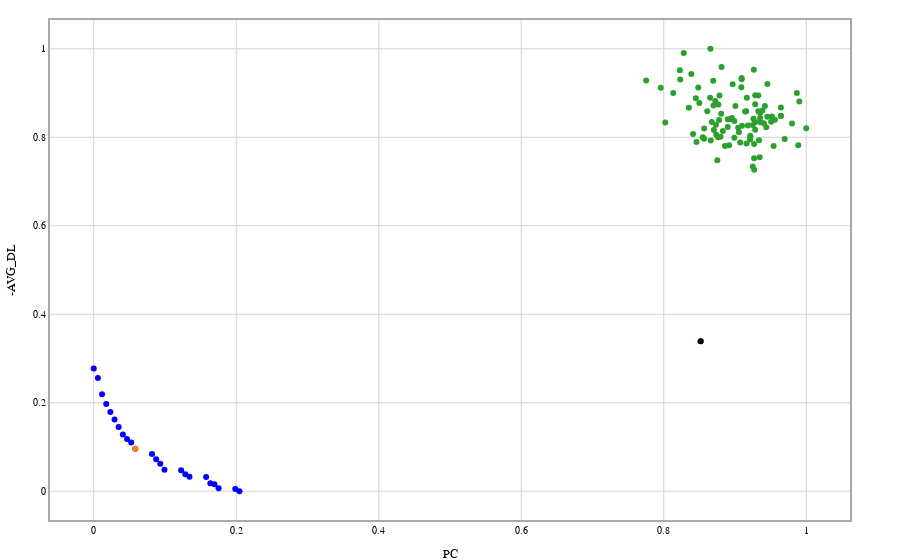
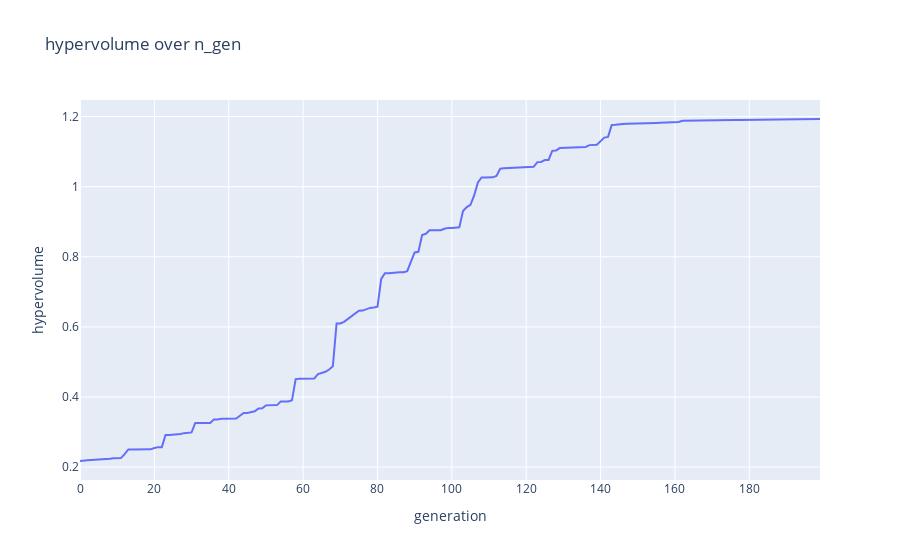

The notebook cell these images were saved under, in order:
### Code cell
fig0 = go.Figure()
fig0.update_layout(
    xaxis_title="PC",
    yaxis_title="-AVG_DL",
    template=template_one_diagram,
    showlegend=False
    )
asf_selection_point = (1,2)

##### add paretofronts of all configs
for index, pareto_front in enumerate(pareto_fronts):

    fig0.add_trace(
        go.Scatter(
            x=np.array(paretor_fronts_normalized[index])[:,0],
            y=np.array(paretor_fronts_normalized[index])[:,1],
            mode='markers',
            line={"color": evo_color},
            name=config_names[index],
            )
        )
    
    i_2 = asf_select(np.array(pareto_front))
  
    fig0.add_trace(
    go.Scatter(
        x=np.array(paretor_fronts_normalized[index][i_2][0]),
        y=np.array(paretor_fronts_normalized[index][i_2][1]),
        mode='markers',
        name= "asf selection",
        # opacity= 0.5,
        # marker=dict(size=10)
        )
    )
    asf_selection_point= ( paretor_fronts_normalized[index][i_2][0], paretor_fronts_normalized[index][i_2][1])

##### add rssi sampling population

fig0.add_trace(
     go.Scatter(
        x=sampling_pop_objecitve_space_normalized[:,0],
        y=sampling_pop_objecitve_space_normalized[:,1],
        mode='markers',
        # line={"color": greedy_color},
        name= "greedy_sampling_pop",
        )
    )
#### add hamming_distance sampling pop
# fig0.add_trace(
#      go.Scatter(
#         x=hamming_distance_sampling_pop_objecitve_space_normalized[:,0],
#         y=hamming_distance_sampling_pop_objecitve_space_normalized[:,1],
#         mode='markers',
#         # line={"color": greedy_color},
#         name= "hamming_distance_sampling_pop",
#         )
#     )
###### highlight greedy assignment activation profile

fig0.add_trace(
    go.Scatter(
        x=np.array(sampling_pop_objecitve_space_normalized[-1][0]),
        y=np.array(sampling_pop_objecitve_space_normalized[-1][1]),
        mode='markers',
        name= "greedy_assignment_profile",
        line={"color": greedy_color},
        )
    )
# i = asf_select(sampling_pop_objecitve_space)

# fig0.add_trace(
#     go.Scatter(
#         x=[sampling_pop_objecitve_space_normalized[i][0],sampling_pop_objecitve_space_normalized[i][0], asf_selection_point[0], asf_selection_point[0]],
#         y=[sampling_pop_objecitve_space_normalized[i][1], asf_selection_point[1], asf_selection_point[1], sampling_pop_objecitve_space_normalized[i][1]],
#         fill="toself",
#         mode="lines+text",
#         line_width=0,
#     )
# )

# volume = (asf_selection_point[0]-sampling_pop_objecitve_space_normalized[i][0])*(asf_selection_point[1]-sampling_pop_objecitve_space_normalized[i][1])

# fig0.add_annotation(
#     x=0.6, y=0.6, text=round(volume,4),
#     showarrow=False,
#     font=dict(
#             size=16,
#             ),
#     )

fig2 = go.Figure()
fig2.update_layout(
    title="hypervolume over n_gen",
    xaxis_title="generation",
    yaxis_title="hypervolume")

for index, hyper_volume_history in enumerate(hyper_volume_histories):
    fig2.add_trace(
        go.Scatter(
            x=list(range(0, len(hyper_volume_history))),
            y=hyper_volume_history,
            mode='lines',
            name=config_names[index],
            ))


# fig1.show()
fig0.show()
fig0.write_image(f"./diagrams/paretofront_{network_name}.pdf")
# fig0.write_image(f"./diagrams/{network_name}_static_opt_example.pdf")
remove_blank_page("./diagrams/")
fig2.show()

### Figure 1 — Plotly figure (JSON) as saved in the notebook; plotly's stock layout.template omitted (floating-point values rounded to 4 significant figures)
{"data": [{"line": {"color": "blue"}, "mode": "markers", "name": "static", "type": "scatter", "x": [0, 0.1636, 0.05835, 0.04668, 0.1987, 0.1343, 0.01167, 0.1578, 0.09343, 0.1753, 0.005835, 0.09926, 0.08176, 0.2045, 0.05251, 0.1285, 0.1694, 0.1227, 0.04084, 0.02334, 0.0175, 0.03501, 0.08759, 0.02917], "y": [0.2774, 0.01824, 0.09591, 0.1179, 0.004997, 0.03259, 0.2194, 0.03209, 0.06208, 0.006687, 0.2559, 0.04877, 0.08416, 0, 0.1101, 0.03866, 0.01609, 0.04751, 0.1283, 0.1794, 0.1973, 0.1452, 0.07234, 0.1622]}, {"mode": "markers", "name": "asf selection", "type": "scatter", "x": [0.05835], "y": [0.09591]}, {"mode": "markers", "name": "greedy_sampling_pop", "type": "scatter", "x": [0.8762, 0.8811, 0.9269, 0.9902, 0.9888, 0.9157, 0.8933, 0.8733, 0.8231, 0.8548, 0.9215, 0.8674, 0.7754, 0.9093, 0.9327, 0.8918, 0.9405, 0.9327, 1, 0.9439, 0.9249, 0.866, 0.8898, 0.9098, 0.8777, 0.9054, 0.8499, 0.9518, 0.9644, 0.7958, 0.9045, 0.9074, 0.9162, 0.9508, 0.9644, 0.9167, 0.8567, 0.8752, 0.8353, 0.846, 0.9283, 0.845, 0.925, 0.8991, 0.9283, 0.8738, 0.8723, 0.886, 0.8796, 0.9542, 0.8782, 0.865, 0.9454, 0.8991, 0.9352, 0.9357, 0.8898, 0.8967, 0.9386, 0.9142, 0.8767, 0.8694, 0.9698, 0.9006, 0.942, 0.828, 0.9089, 0.9264, 0.8226, 0.8133, 0.9283, 0.883, 0.8611, 0.921, 0.9644, 0.8021, 0.9347, 0.8411, 0.9283, 0.8567, 0.98, 0.9215, 0.9259, 0.8484, 0.9269, 0.9093, 0.9352, 0.9454, 0.9561, 0.8957, 0.9269, 0.9337, 0.8699, 0.9868, 0.9181, 0.8704, 0.8655, 0.8806, 0.8387, 0.8518], "y": [0.8002, 0.9588, 0.7845, 0.8806, 0.7821, 0.859, 0.8408, 0.8285, 0.9307, 0.8003, 0.8034, 0.8345, 0.9282, 0.9337, 0.8944, 0.7819, 0.8319, 0.859, 0.8205, 0.8223, 0.8277, 0.7927, 0.8404, 0.8259, 0.8392, 0.8111, 0.8774, 0.8471, 0.8487, 0.9121, 0.8213, 0.7882, 0.7858, 0.8348, 0.8675, 0.8891, 0.8197, 0.7478, 0.8667, 0.7895, 0.8747, 0.8884, 0.7339, 0.8365, 0.8169, 0.8058, 0.8819, 0.78, 0.801, 0.7804, 0.8943, 0.8894, 0.8463, 0.7991, 0.8546, 0.8338, 0.8232, 0.9199, 0.8605, 0.858, 0.8742, 0.9274, 0.7962, 0.8706, 0.8708, 0.9906, 0.9128, 0.9526, 0.9514, 0.8998, 0.8343, 0.814, 0.8586, 0.795, 0.8483, 0.8331, 0.7545, 0.8072, 0.8952, 0.7965, 0.8313, 0.8023, 0.8415, 0.9126, 0.7265, 0.9313, 0.8435, 0.9202, 0.8393, 0.8436, 0.7526, 0.7932, 0.8718, 0.9, 0.8264, 0.8162, 1, 0.8529, 0.9431, 0.3392]}, {"line": {"color": "black"}, "mode": "markers", "name": "greedy_assignment_profile", "type": "scatter", "x": [0.8518], "y": [0.3392]}], "layout": {"showlegend": false, "xaxis": {"title": {"text": "PC"}}, "yaxis": {"title": {"text": "-AVG_DL"}}}}

### Figure 2 — Plotly figure (JSON) as saved in the notebook; plotly's stock layout.template omitted (floating-point values rounded to 4 significant figures; data arrays with more than 128 entries replaced by an {"elided": "..."} marker saying what was removed)
{"data": [{"mode": "lines", "name": "static", "type": "scatter", "x": {"elided": "200 int values"}, "y": {"elided": "200 float values"}}], "layout": {"title": {"text": "hypervolume over n_gen"}, "xaxis": {"title": {"text": "generation"}}, "yaxis": {"title": {"text": "hypervolume"}}}}
